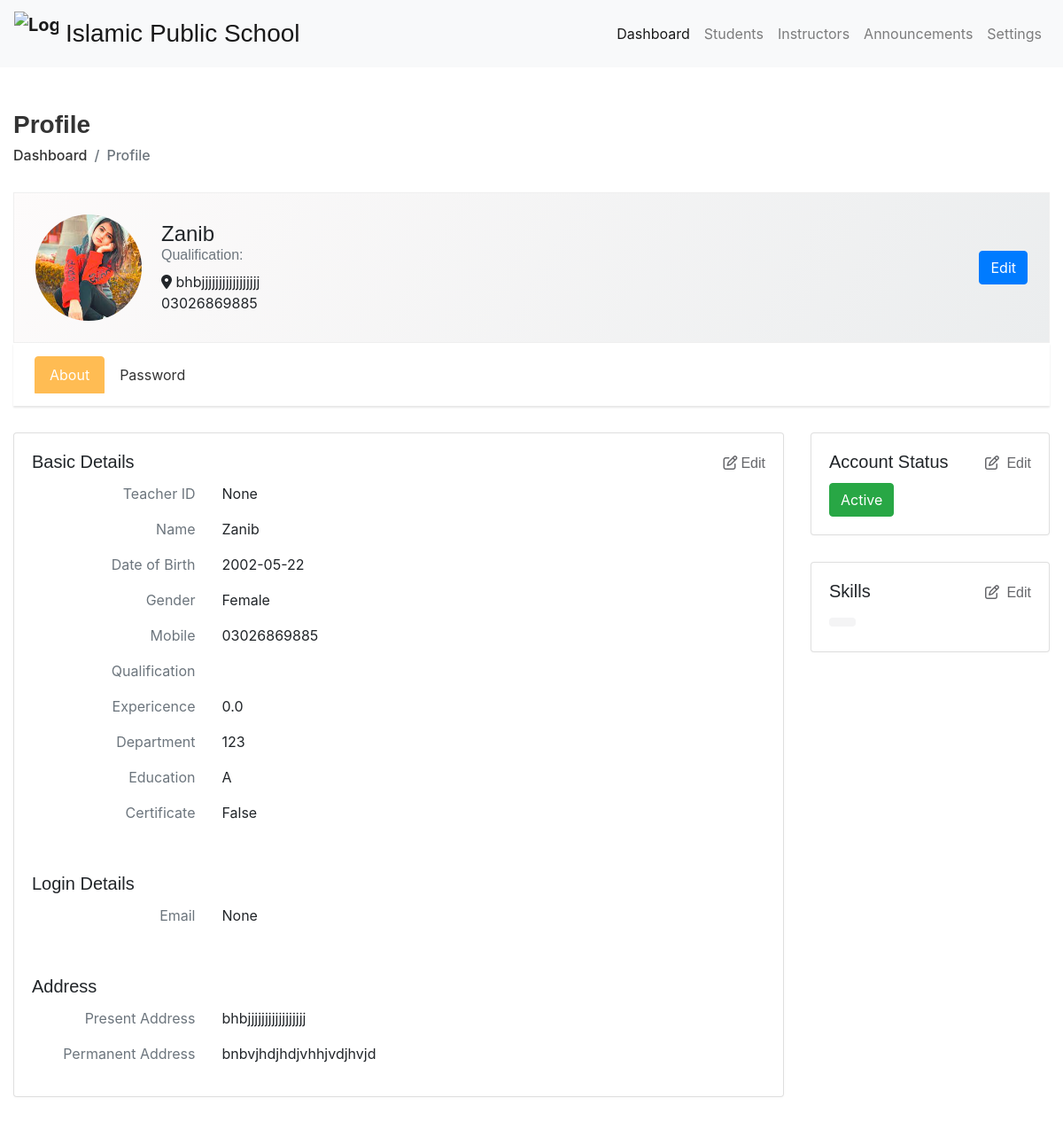
The page /teacherprofile/1 on the database as committed earlier.
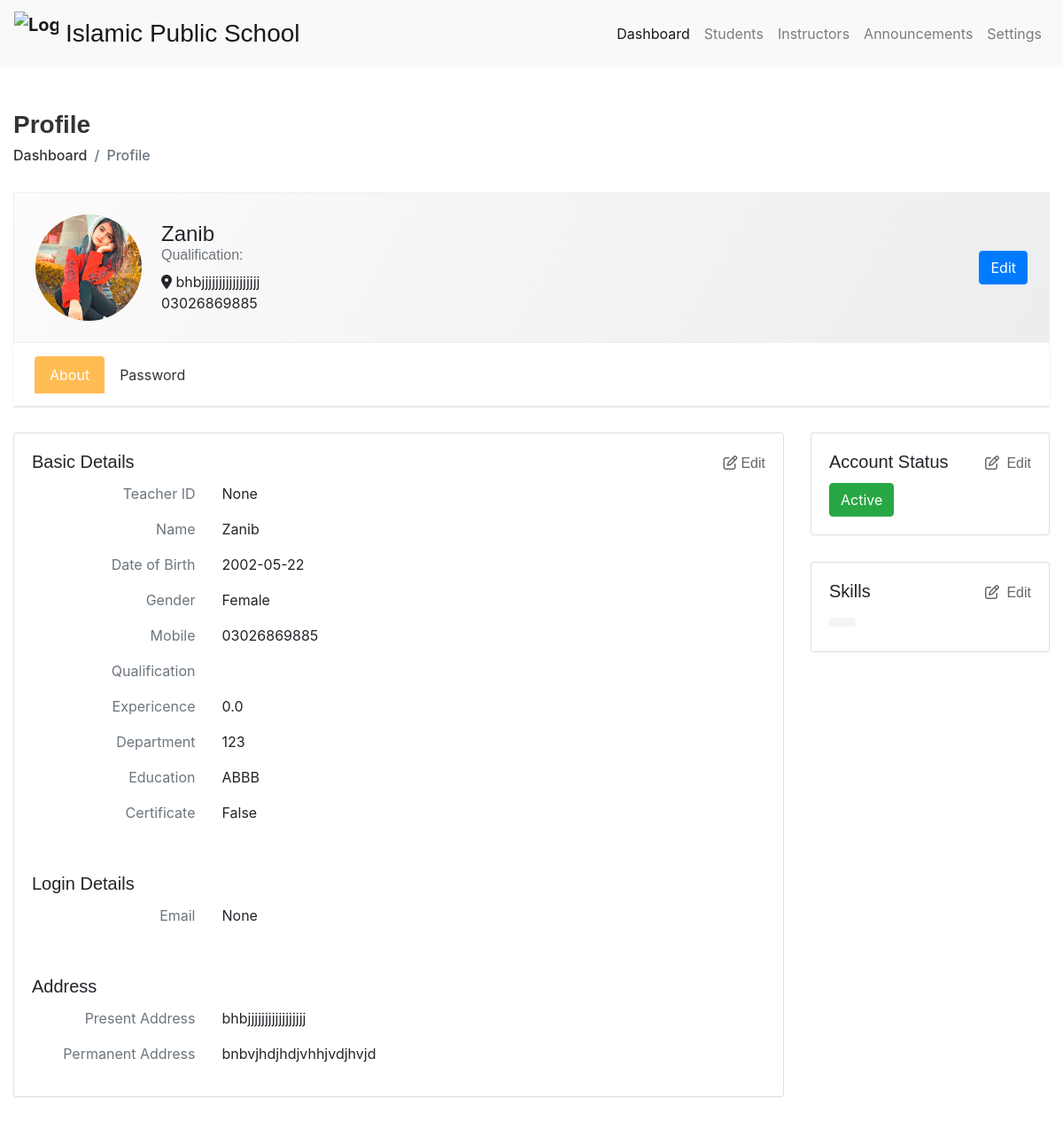
The same page on the database as committed later.
### lmsAdmin/models.py (models this page shows, shortened)
class User(AbstractBaseUser):
    email = models.EmailField(
        verbose_name='Email',
        max_length=255,
        unique=True,
        null=True
    )
    studentId = models.CharField(max_length=50,unique=True,null=True)
    teacherId = models.CharField(max_length=50,unique=True,null=True)
    image = models.ImageField(upload_to=upload_to,default='user/logo.jpg')
    firstname = models.CharField(max_length=50,default="")
    lastname = models.CharField(max_length=50,default="")
    gender = models.CharField(max_length=50,default="")
    classNo =  models.CharField(max_length=20,blank=True)
    religion = models.CharField(max_length=100,default="")
    dob = models.CharField(max_length=12,default="")
    phone = models.CharField(max_length=20,default="")
    admissionNo = models.CharField(max_length=50,default="",blank=True)
    section = models.CharField(max_length=15, default="",blank=True)
    in_class = models.BooleanField(default=False)
    fatherName = models.CharField(max_length=50,blank=True)
    fatherOccupation = models.CharField(max_length=50,blank=True)
    fatherMobile = models.CharField(max_length=20,blank=True)
    motherName = models.CharField(max_length=50,blank=True)
    motherOccupation =  models.CharField(max_length=50,blank=True)
    motherMobile = models.CharField(max_length=100,blank=True)
    presentAddress = models.TextField(blank=True)
    permanentAddress = models.TextField(blank=True)
    qualification =  models.CharField(max_length=50,blank=True)
    experience = models.FloatField(default=0,blank=True)
    education = models.TextField(blank=True)
    certificate = models.TextField(blank=True)
    skills = models.TextField(blank=True)
    department = models.TextField(blank=True)
    is_teacher = models.BooleanField(default=True)
    is_active = models.BooleanField(default=True)
    is_admin = models.BooleanField(default=False)
    created_at = models.DateTimeField(auto_now_add=True)
    updated_at = models.DateTimeField(auto_now=True)
    objects = UserManager()
    USERNAME_FIELD = 'email'
    REQUIRED_FIELDS = []

### lmsAdmin/views.py (the view)
# urls.py: path('teacherprofile/<int:id>',TeacherProfile,name="teacherprofile"),
def TeacherProfile(request,id):
    teacher = User.objects.filter(pk=id)
    context = {'teacher' : teacher}
    return render(request,'lmsAuth/teacherprofile.html',context)

### templates/lmsAuth/teacherprofile.html (shortened to what the changed rows need)
{% extends 'base.html' %}
{% block body %}
{% for teacher in teacher %}
<div class="content container-fluid mr-5 mt-5">
    <div class="page-header">
        <div class="row">
            <div class="col ">
                <h3 class="page-title">Profile</h3>
                <ul class="breadcrumb">
                    <li class="breadcrumb-item"><a href="index.html">Dashboard</a></li>
                    <li class="breadcrumb-item active">Profile</li>
                </ul>
            </div>
        </div>
    </div>
    <div class="row">
        <div class="col-md-12">
            <div class="profile-header">
                <div class="row align-items-center">
                    <div class="col-auto profile-image">
                        <a href="{% url 'teacherprofile' teacher.id %}">
                            <img class="rounded-circle" alt="User Image" src="{{teacher.image.url}}">
                        </a>
                    </div>
                    <div class="col ml-md-n2 profile-user-info">
                        <h4 class="user-name mb-0">{{teacher.firstname|capfirst}}</h4>
                        <h6 class="text-muted">Qualification: {{teacher.qualification}}</h6>
                        <div class="user-Location"><i class="fas fa-map-marker-alt"></i> {{teacher.presentAddress}}</div>
                        <div class="about-text">{{teacher.phone}}</div>
                    </div>
                    <div class="col-auto profile-btn">
                        <a href="{% url 'teacheredit' teacher.id %}" class="btn btn-primary">
                           Edit
                        </a>
                    </div>
                </div>
            </div>
            <div class="profile-menu">
                <ul class="nav nav-tabs nav-tabs-solid">
                    <li class="nav-item">
                        <a class="nav-link active" data-toggle="tab" href="#per_details_tab">About</a>
                    </li>
                    <li class="nav-item">
                        <a class="nav-link" data-toggle="tab" href="#password_tab">Password</a>
                    </li>
                </ul>
            </div>
            <div class="tab-content profile-tab-cont">
                <div class="tab-pane fade show active" id="per_details_tab">
                    <div class="row">
                        <div class="col-lg-9">
                            <div class="card">
                                <div class="card-body">
                                    <h5 class="card-title d-flex justify-content-between">
                                        <span>Basic Details</span>
                                        <a class="edit-link" href="{% url 'teacheredit' teacher.id %}"><i class="far fa-edit mr-1"></i>Edit</a>
                                    </h5>
                                    <div class="row">
                                       <p class="col-sm-3 text-muted text-sm-right mb-0 mb-sm-3">Teacher ID</p>
                                       <p class="col-sm-9">{{teacher.teacherId|capfirst}}</p>
                                    </div>
                                    <div class="row">
                                        <p class="col-sm-3 text-muted text-sm-right mb-0 mb-sm-3">Name</p>
                                        <p class="col-sm-9">{{teacher.firstname|capfirst}}</p>
                                    </div>
                                    <div class="row">
                                       <p class="col-sm-3 text-muted text-sm-right mb-0 mb-sm-3">Date of Birth</p>
                                       <p class="col-sm-9">{{teacher.dob}}</p>
                                    </div>
                                    <div class="row">
                                       <p class="col-sm-3 text-muted text-sm-right mb-0 mb-sm-3">Gender</p>
                                       <p class="col-sm-9">{{teacher.gender}}</p>
                                    </div>
                                    <div class="row">
                                       <p class="col-sm-3 text-muted text-sm-right mb-0 mb-sm-3">Mobile</p>
                                       <p class="col-sm-9">{{teacher.phone}}</p>
                                    </div>
                                    <div class="row">
                                        <p class="col-sm-3 text-muted text-sm-right mb-0 mb-sm-3">Qualification</p>
                                        <p class="col-sm-9">{{teacher.qualification}}</p>
                                    </div>
                                    <div class="row">
                                        <p class="col-sm-3 text-muted text-sm-right mb-0 mb-sm-3">Expericence</p>
                                        <p class="col-sm-9">{{teacher.experience}}</p>
                                    </div>
                                    <div class="row">
                                        <p class="col-sm-3 text-muted text-sm-right mb-0 mb-sm-3">Department</p>
                                        <p class="col-sm-9">{{teacher.admissionNo}}</p>
                                    </div>
                                    <div class="row">
                                        <p class="col-sm-3 text-muted text-sm-right mb-0 mb-sm-3">Education</p>
                                        <p class="col-sm-9">{{teacher.section}}</p>
                                    </div>
                                    <div class="row">
                                        <p class="col-sm-3 text-muted text-sm-right mb-0 mb-sm-3">Certificate</p>
                                        <p class="col-sm-9">{{teacher.in_class}}</p>
                                    </div>
                                </div>
                                <div class="card-body">
                                    <h5 class="card-title d-flex justify-content-between">
                                        <span>Login Details</span>
                                    </h5>
                                    <div class="row">
                                       <p class="col-sm-3 text-muted text-sm-right mb-0 mb-sm-3">Email</p>
                                       <p class="col-sm-9">{{teacher.email}}</p>
                                    </div>
                                </div>
                                <div class="card-body">
                                    <h5 class="card-title d-flex justify-content-between">
                                        <span>Address</span>
                                    </h5>
                                    <div class="row">
                                       <p class="col-sm-3 text-muted text-sm-right mb-0 mb-sm-3">Present Address</p>
                                       <p class="col-sm-9">{{teacher.presentAddress}}</p>
                                    </div>
                                    <div class="row">
                                       <p class="col-sm-3 text-muted text-sm-right mb-0 mb-sm-3">Permanent Address</p>
                                       <p class="col-sm-9">{{teacher.permanentAddress}}</p>
                                    </div>
                                </div>
                            </div>
                        </div>
                        <div class="col-lg-3">
                            <div class="card">
                                <div class="card-body">
                                    <h5 class="card-title d-flex justify-content-between">
                                        <span>Account Status</span>
                                        <a class="edit-link" href="#" data-toggle="modal" data-target="#statusModal"><i class="far fa-edit mr-1"></i> Edit</a>
                                    </h5>
                                    <button class="btn btn-success" type="button" id="statusButton"> Active</button>
                                </div>
                            </div>
                            <div class="card">
                                <div class="card-body">
                                   <h5 class="card-title d-flex justify-content-between">
                                      <span>Skills </span>
                                      <a class="edit-link" href="{% url 'teacheredit' teacher.id %}"><i class="far fa-edit mr-1"></i> Edit</a>
                                   </h5>
                                   <div class="skill-tags">
                                      <span>{{teacher.skills}}</span>
                                   </div>
                                </div>
                             </div>
                        </div>
                    </div>
                </div>
            </div>
        </div>
    </div>
</div>
{% endfor %}
{% endblock body %}

Rows that differ between the two databases and show on the page:
changed User "Zanib": section "A" → "ABBB"
